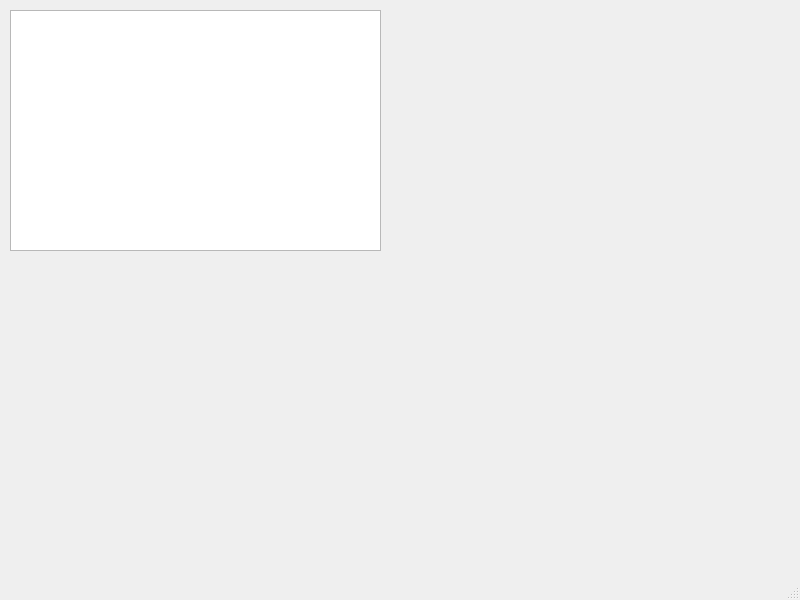
<?xml version="1.0" encoding="UTF-8"?>
<ui version="4.0">
 <class>MainWindow</class>
 <widget class="QMainWindow" name="MainWindow">
  <property name="geometry">
   <rect>
    <x>0</x>
    <y>0</y>
    <width>800</width>
    <height>600</height>
   </rect>
  </property>
  <property name="windowTitle">
   <string>MainWindow</string>
  </property>
  <widget class="QWidget" name="centralwidget">
   <widget class="QPlainTextEdit" name="plainTextEdit">
    <property name="geometry">
     <rect>
      <x>10</x>
      <y>10</y>
      <width>371</width>
      <height>241</height>
     </rect>
    </property>
   </widget>
  </widget>
  <widget class="QMenuBar" name="menubar">
   <property name="geometry">
    <rect>
     <x>0</x>
     <y>0</y>
     <width>800</width>
     <height>24</height>
    </rect>
   </property>
  </widget>
  <widget class="QStatusBar" name="statusbar"/>
 </widget>
 <resources/>
 <connections/>
</ui>
